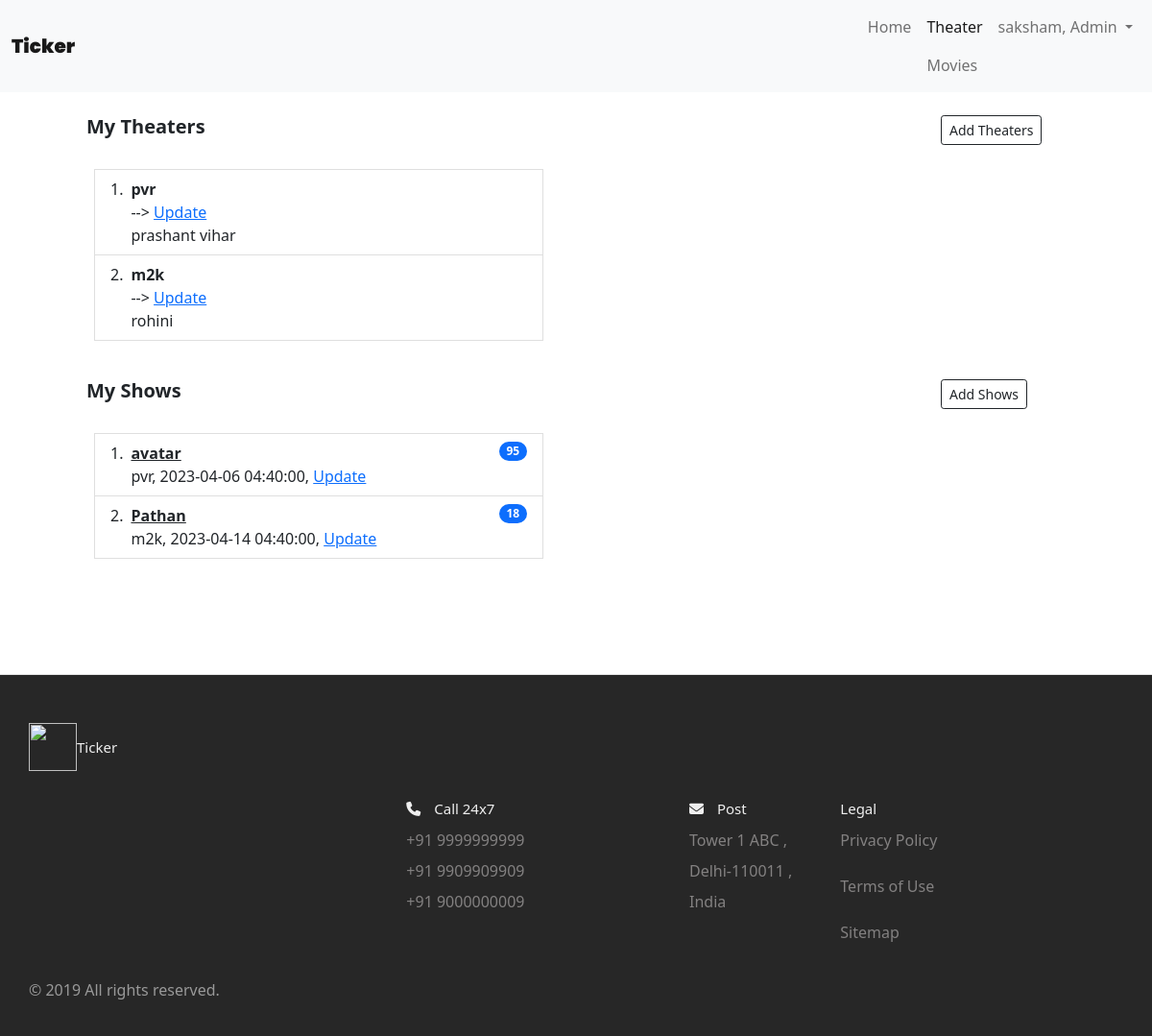
Page /my_theaters (signed in) on the committed database.
### website/models.py (models this page shows)
class RegisteredUser(db.Model, UserMixin):
    id = db.Column(db.Integer, primary_key=True)
    email = db.Column(db.String(100), unique=True)
    pas = db.Column(db.String(100))
    name = db.Column(db.String(100))
    is_admin = db.Column(db.Boolean)
    theater = db.relationship('Theaters')
    movie = db.relationship('Movie')
    show = db.relationship('Show')
    booked_ti = db.relationship('Ticket')

class Theaters(db.Model):
    id = db.Column(db.Integer, primary_key=True)
    name = db.Column(db.String(100))
    address = db.Column(db.String(100))
    theater_admin_id = db.Column(db.Integer, db.ForeignKey('registered_user.id'))
    show = db.relationship('Show')
    booked_ti = db.relationship('Ticket')

class Show(db.Model):
    id = db.Column(db.Integer, primary_key=True)
    screened_m = db.Column(db.Integer, db.ForeignKey('movie.id'))
    t_in = db.Column(db.Integer, db.ForeignKey('theaters.id'))
    movie = db.Column(db.String(100))
    t = db.Column(db.String(100))
    address_t = db.Column(db.String(100))
    datetime = db.Column(db.DateTime(timezone=True), default=func.now())
    t_admin_id = db.Column(db.Integer, db.ForeignKey('registered_user.id'))
    available_seats = db.Column(db.Integer)
    cost = db.Column(db.Integer)
    booked_ti = db.relationship('Ticket')

### website/views.py (the view)
@view.route('/my_theaters')
@login_required
def my_theaters():
    if current_user.is_admin:
        movie = Movie.query.all()
        return render_template('my_theaters.html', user=current_user, movies=movie)
    return redirect(url_for('views.home'))

### website/__init__.py (called while the page is built)
def create_app():
    app = Flask(__name__)
    app.config['SECRET_KEY'] = 'hjshjhdjah kjshkjdhjs'
    app.config['SQLALCHEMY_DATABASE_URI'] = 'sqlite:///' + DB_NAME
    db.init_app(app)
    from .views import view
    from .auth import auth
    app.register_blueprint(view, url_prefix='/')
    app.register_blueprint(auth, url_prefix='/')
    from .models import RegisteredUser, Theaters, Movie, Show
    create_database(app)
    login_manager = LoginManager()
    login_manager.login_view = 'auth.login'
    login_manager.init_app(app)
    @login_manager.user_loader
    def load_user(id):
        return RegisteredUser.query.get(int(id))
    return app

### website/templates/my_theaters.html (shortened to what this page needs)
{% extends "base.html" %}
{% block content %}
<nav class="navbar navbar-expand-lg navbar-light bg-light">
  <div class="container-fluid">
    <a class="navbar-brand" style="font-weight: 1000; font-family: 'Poppins', sans-serif" href="#">Ticker</a>
    <div class="collapse navbar-collapse d-md-flex justify-content-md-end" id="navbarNavDropdown">
      <ul class="navbar-nav navbar-nav mr-auto">
        <li class="nav-item">
          <a class="nav-link" aria-current="page" href="/">Home</a>
        </li>
        {% if user.is_authenticated %}
        <li class="nav-item">
          {% if user.is_admin %}
            <a class="nav-link active" href="/my_theaters">Theater</a>
            <a class="nav-link" href="/movies">Movies</a>
        </li>
        {% else %}
        <a class="nav-link" href="/my_tickets">My Tickets</a>
        {% endif %}
        {% endif %}
        {% if user.is_authenticated %}
        <li class="nav-item dropdown">
          <a class="nav-link dropdown-toggle" href="#" id="navbarDropdown" role="button" data-bs-toggle="dropdown" aria-expanded="false">
            {% if user.is_admin %}
              {{ user.name }}, Admin
            {% else %}
              {{ user.name }}
            {% endif %}
          </a>
        </li>
        {% else %}
        <li class="nav-item justify-content-end">
          <a class="nav-link" href="/login">Login</a>
        </li>
        {% endif %}
      </ul>
    </div>
  </div>
</nav>
<div class="container">
  <div class="row">
    <div class="col">
      <div class="container-fluid pt-4 ps-5">
        <div class="row">
            <div class="col-10">
                <h5 class="fw-bold">My Theaters</h5>
            </div>
            <div class="col-2"><a href="/add_theaters" class="btn btn-outline-dark btn-sm">Add Theaters</a></div>
        </div>
    </div>
    <div class="container-fluid align-self-center" style="width: 100%;">
        <ol class="list-group-fluid list-group-numbered align-middle pt-4" style="width:500px;align-content:center">
            {% for theater in user.theater %}
            <li class="list-group-item d-flex justify-content-between align-items-start">
                <div class="ms-2 me-auto">
                  <div class="fw-bold">{{ theater.name }}</div>
                   <div class="card_title">-->
                      <a href="/update_theatre/{{ theater.id }}" class="card-link">Update</a>
                   </div>
                  {{ theater.address }}
                </div>
              </li>
            {% endfor %}
          </ol>
    </div>
    </div>
    <div class="col">
      <div class="container-fluid pt-4 ps-5">
        <div class="row">
            <div class="col-10">
                <h5 class="fw-bold">My Shows</h5>
            </div>
            <div class="col-2"><a href="/add_shows" class="btn btn-outline-dark btn-sm">Add Shows</a></div>
        </div>
    </div>
    <div class="container-fluid align-self-center" style="width: 100%; margin-bottom: 120px">
        <ol class="list-group-fluid list-group-numbered align-middle pt-4" style="width:500px;align-content:center">
            {% for show in user.show %}
            <li class="list-group-item d-flex justify-content-between align-items-start">
                <div class="ms-2 me-auto">
                  <div class="fw-bold"><a href="/show_tickets/{{ show.id }}" class="link-dark">{{ show.movie }}</a></div>
                    {{ show.t }}, {{ show.datetime }},        <a href="/update_show/{{ show.id }}" class="card-link">Update</a>
                </div>
                <span class="badge bg-primary rounded-pill">{{show.available_seats}}</span>
              </li>
            {% endfor %}
          </ol>
    </div>
    </div>
  </div>
</div>
{% endblock %}

### website/static/styles.css (style rules this page uses)
*, *::before, *::after { margin: 0; padding: 0; outline: 0; box-sizing: border-box; text-decoration: none; list-style: none; border: none; }
body { font-family: 'Poppins', sans-serif; color: #322f2f; background-color: #ffffff; overflow-x: hidden; background-color: hsl(252, 30%, 95%); }
.container { width: 80%; margin: 0 auto; }
nav { width: 100%; background-color: #fff; padding: 0.7rem 0; position: fixed; top: 0; z-index: 10; }
*, *:before, *:after { box-sizing: border-box; }
html { font-size: 100%; }
body { font-family: acumin-pro, system-ui, sans-serif; margin: 0; display: grid; grid-template-rows: auto 1fr auto; font-size: 14px; background-color: #f4f4f4; align-items: start; min-height: 100vh; }

### rows in the picture
RegisteredUser: name "saksham"
Theaters: name "pvr", address "prashant vihar"
Theaters: name "m2k", address "rohini"
Show: movie "avatar", t "pvr", datetime "2023-04-06 04:40:00", available_seats "95"
Show: movie "Pathan", t "m2k", datetime "2023-04-14 04:40:00", available_seats "18"
